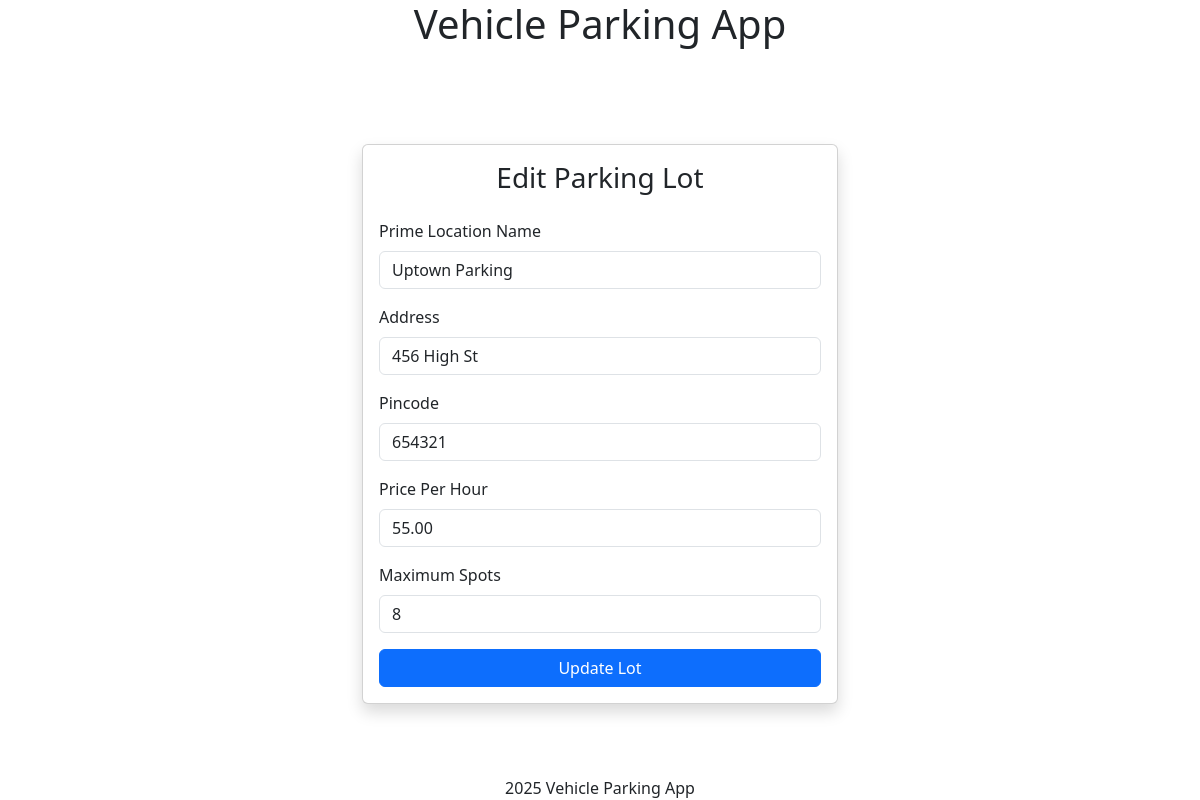
/admin/edit_parking_lot/2 (signed in), run on the app's committed database.
### models/models.py (models this page shows, shortened)
class ParkingLot(db.Model):
    id = db.Column(db.Integer, primary_key=True)
    prime_location_name = db.Column(db.String(255), nullable=False, unique=True)
    price = db.Column(db.Numeric(10, 2), nullable=False)
    address = db.Column(db.Text, nullable=False)
    pin_code = db.Column(db.String(10), nullable=False)
    maximum_number_of_spots = db.Column(db.Integer, nullable=False)
    spots = db.relationship('ParkingSpot', backref='lot', lazy=True,
                          cascade='all, delete-orphan')

### controllers/admin_controllers.py (the view, shortened to what this page needs)
@app.route("/admin/edit_parking_lot/<int:lot_id>", methods=['GET', 'POST'])
@admin_required
def edit_parking_lot(lot_id):
    lot = ParkingLot.query.get_or_404(lot_id)
    return render_template('admin/parking/edit_lot.html', lot=lot)

### app.py (called while the page is built)
def create_app():
    app = Flask(__name__)
    app.config.from_object(LocalDevelopmentConfig)
    db.init_app(app)
    login_manager = LoginManager()
    login_manager.init_app(app)
    from models.models import User
    @login_manager.user_loader
    def load_user(user_id):
        return User.query.get(int(user_id))
    app.app_context().push()
    return app

### controllers/admin_controllers.py (called while the page is built)
def admin_required(f):
    @wraps(f)
    def decorated_function(*args, **kwargs):
        if not current_user.is_authenticated:
            flash('Please login to access this page.', 'warning')
            return redirect(url_for('login'))
        if not current_user.is_admin:
            flash('This page is only accessible to administrators.', 'warning')
            return redirect(url_for('user_dashboard'))
        return f(*args, **kwargs)
    return decorated_function

### templates/admin/parking/edit_lot.html (shortened to what this page needs)
{% extends "layout.html" %}
{% block content %}
<div class="container" style="max-width: 500px;">
    <div class="card shadow">
        <div class="card-body">
            <h3 class="card-title text-center mb-4">Edit Parking Lot</h3>
            <form method="post" autocomplete="off">
                <div class="mb-3">
                    <label for="prime_location_name" class="form-label">Prime Location Name</label>
                    <input type="text" class="form-control" id="prime_location_name" name="prime_location_name" value="{{ lot.prime_location_name }}" required>
                </div>
                <div class="mb-3">
                    <label for="address" class="form-label">Address</label>
                    <input type="text" class="form-control" id="address" name="address" value="{{ lot.address }}" required>
                </div>
                <div class="mb-3">
                    <label for="pin_code" class="form-label">Pincode</label>
                    <input type="text" class="form-control" id="pin_code" name="pin_code" value="{{ lot.pin_code }}" required pattern="\d{6}" maxlength="6">
                </div>
                <div class="mb-3">
                    <label for="price" class="form-label">Price Per Hour</label>
                    <input type="number" step="0.01" class="form-control" id="price" name="price" value="{{ lot.price }}" required>
                </div>
                <div class="mb-3">
                    <label for="maximum_number_of_spots" class="form-label">Maximum Spots</label>
                    <input type="number" class="form-control" id="maximum_number_of_spots" name="maximum_number_of_spots" value="{{ lot.maximum_number_of_spots }}" required>
                </div>
                <div class="d-grid">
                    <button type="submit" class="btn btn-primary">Update Lot</button>
                </div>
            </form>
        </div>
    </div>
</div>
{% endblock %}

### static/styles.css (style rules this page uses)
html, body { height: 100%; width: 100vw; margin: 0; padding: 0; overflow: hidden; }
body { min-height: 100vh; min-width: 100vw; box-sizing: border-box; display: flex; flex-direction: column; }

### data on the page
ParkingLot: prime_location_name "Uptown Parking", address "456 High St", pin_code "654321", price "55.00", maximum_number_of_spots "8"
